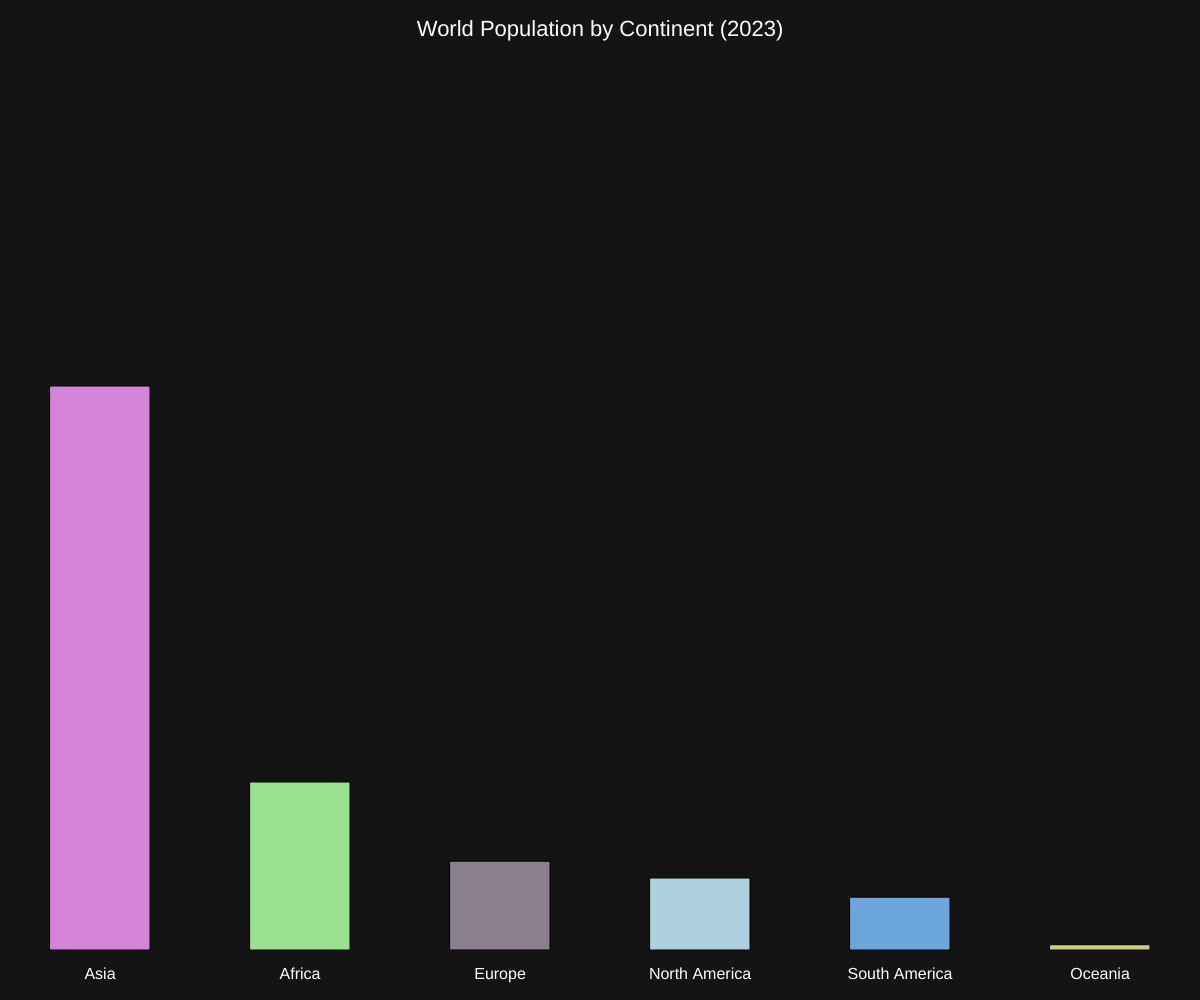
Frame 1 (no input)
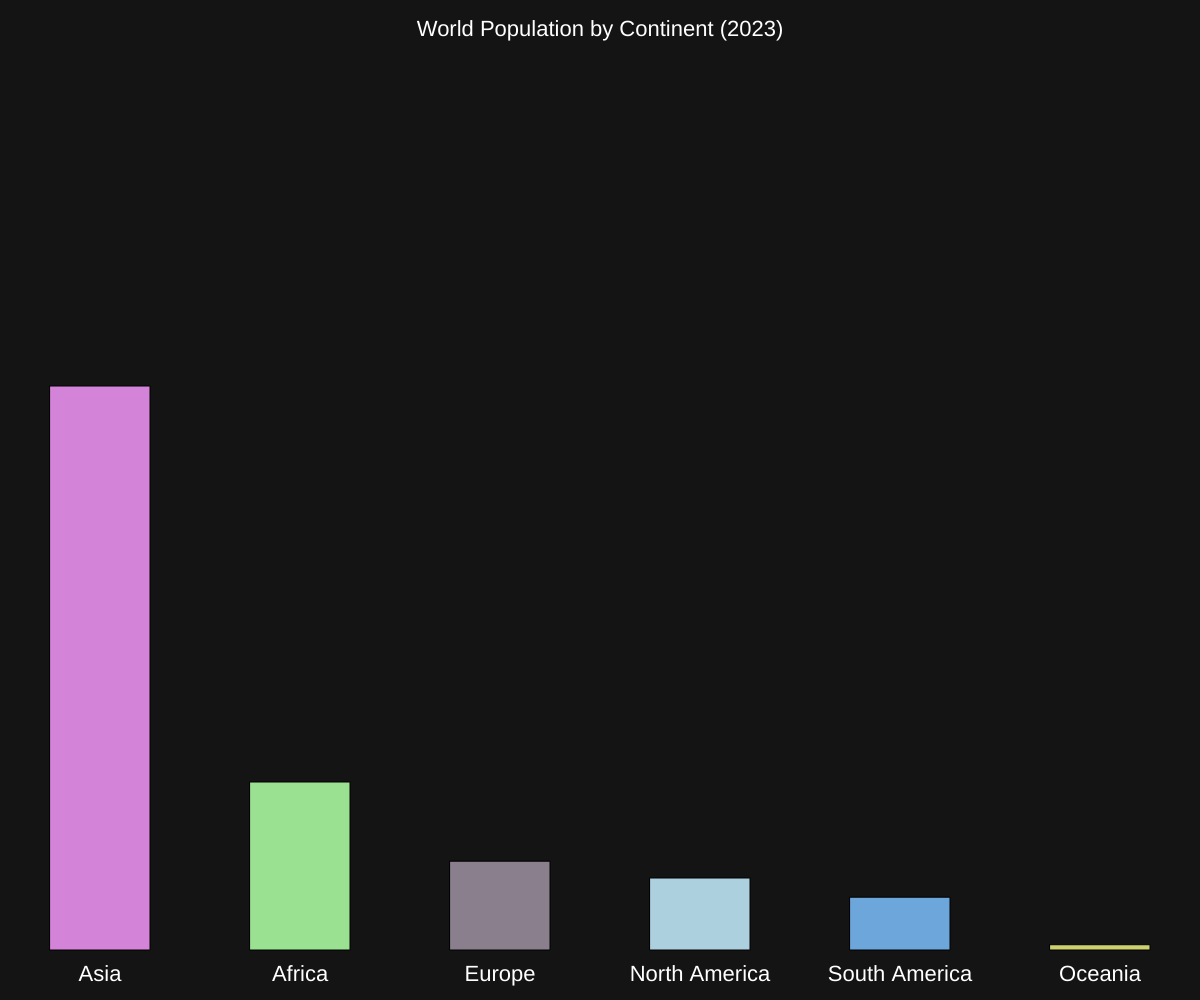
Frame 60 (no input)
Frame 120 (the mouse pressed at the canvas centre since frame 60): identical to frame 60, image omitted

The p5.js sketch that drew these frames (run headless with seeded random() and noise() and a simulated clock; from frame 60 on, the mouse is pressed at the canvas centre):

// p5.js sketch
// ── sketch.js
let continents = ["Asia", "Africa", "Europe", "North America", "South America", "Oceania"];
let population = [4700, 1400, 740, 600, 440, 44]; // in millions
let colors = [];

function setup() {
  createCanvas(windowWidth, windowHeight);
  textAlign(CENTER, CENTER);
  textSize(16);

  // Generate random colors for each continent
  for (let i = 0; i < continents.length; i++) {
    colors.push(color(random(100, 255), random(100, 255), random(100, 255)));
  }
}

function draw() {
  background(20);

  let total = population.reduce((a, b) => a + b, 0);

  // Draw interactive bar chart
  let barWidth = width / (continents.length * 2);
  for (let i = 0; i < continents.length; i++) {
    let barHeight = map(population[i], 0, 5000, 0, height * 0.6);
    let x = (i * 2 + 1) * barWidth;
    let y = height - barHeight - 50;

    // Highlight on hover
    if (mouseX > x - barWidth / 2 && mouseX < x + barWidth / 2 && mouseY < height - 50 && mouseY > y) {
      fill(255, 200, 0);
      rect(x - barWidth / 2, y, barWidth, barHeight);
      fill(255);
      text(continents[i] + ": " + population[i] + "M", x, y - 20);
    } else {
      fill(colors[i]);
      rect(x - barWidth / 2, y, barWidth, barHeight);
    }

    // Labels
    fill(255);
    text(continents[i], x, height - 25);
  }

  // Title
  textSize(22);
  fill(255);
  text("World Population by Continent (2023)", width / 2, 30);
}

function windowResized() {
  resizeCanvas(windowWidth, windowHeight);
}
